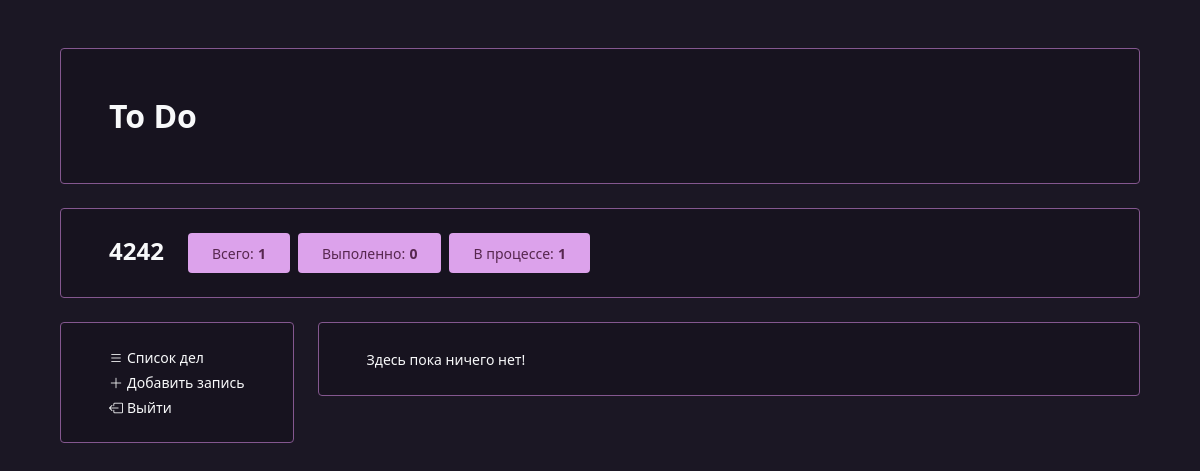
The app's page /affairs/?affair_status=completed (signed in) with its own data.
### users/models.py (models this page shows, shortened)
class User(AbstractUser):
    @property
    def in_process_affairs_amount(self):
        return self.get_in_process_affairs().count()
    def get_in_process_affairs(self, *args):
        if args:
            return self.affair_set.filter(date_end__isnull=True).values(*args)
        return self.affair_set.filter(date_end__isnull=True)
    @property
    def completed_affairs_amount(self):
        return self.get_completed_affairs().count()
    def get_completed_affairs(self, *args):
        if args:
            return self.affair_set.exclude(date_end__isnull=True).values(*args)
        return self.affair_set.exclude(date_end__isnull=True)

### affairs/views.py (the view)
# urls.py: path('', views.home, name="home"),
@login_required
def home(request):
    context = {
        "affairs_list": get_affairs_list(request,
                                         values_list=['title', 'date_add', 'is_completed', 'pk', 'date_end'])
    }
    return render(request, 'affairs/home.html', context=context)

### affairs/services.py (called while the page is built)
def get_affairs_list(request, values_list: list = None):
    affair_status = request.GET.get('affair_status', "")
    if affair_status == 'completed':
        return request.user.get_completed_affairs(*values_list)
    elif affair_status == 'process':
        return request.user.get_in_process_affairs(*values_list)
    return request.user.get_affairs_list(*values_list)

### affairs/templates/affairs/home.html
{% extends 'affairs/base.html' %}
{% block content %}
<div class="rounded menu">
    {% if affairs_list %}
        {% for affair in affairs_list %}
        <a href="{% url 'affairs:affair' affair_id=affair.pk %}" class='p-0'>
            <div class='task p-3 rounded'>
                <div class='row text-light g-3'>
                    <div class="col-auto d-flex align-items-center">
                        <span class='lead'>{{ affair.title }}</span>
                    </div>
                    <div class="col-auto d-flex align-items-center">
                        <span class='lead fs-6'>{{ affair.date_add|date:'F j, Y' }}</span>
                    </div>
                    <div class="col d-flex justify-content-end align-items-center">
                        <div class="d-flex justify-content-end align-items-center text-center">
                            {% if affair.is_completed %}
                                <div class="d-flex flex-column justify-content-center align-items-end me-3">
                                    <small>{{ affair.date_end|date:'F j, Y' }}</small>
                                    <small>{{ affair.date_end|date:'H:i' }}</small>
                                </div>
                                <div class="circle  bg-success">
                                    <i class="bi bi-check-lg"></i>
                                </div>
                            {% else %}
                                <div class="circle bg-warning">
                                    <i class="bi bi-x text-dark"></i>
                                </div>
                            {% endif %}
                        </div>
                    </div>
                </div>
            </div>
        </a>
        {% endfor %}
    {% else %}
        <div class="p-4 px-5">
            <small class='text-light'>Здесь пока ничего нет!</small>
        </div>
    {% endif %}
</div>
{% endblock %}

### affairs/templates/affairs/base.html (shortened to what this page needs)
{% load static %}
<!DOCTYPE html>
<html lang="en">
<head>
	<link href="https://cdn.jsdelivr.net/npm/bootstrap@5.1.3/dist/css/bootstrap.min.css" rel="stylesheet">
	<link rel="stylesheet" href="https://cdn.jsdelivr.net/npm/bootstrap-icons@1.8.1/font/bootstrap-icons.css">
	<link rel="stylesheet" href="{% static 'base/css/base.css' %}">
</head>
<body>
<div class="p-5">
	<div class="container">
		<div class="row g-4">
            <div class="col-12">
                <div class="p-5 rounded menu">
                	<a href="{% url 'affairs:home' %}">
        	            <h2 class='m-0 fw-bold text-light'>
        	                To Do
        	            </h2>
                    </a>
                </div>
            </div>
            <div class="col-12">
                <div class="p-4 px-5 rounded menu">
                    <div class="row g-4">
                        <div class="col-auto">
                            <span class='m-0 fs-4 text-light fw-bold'>{{ request.user.username }}</span>
                        </div>
                        <div class="col-auto">
                            <div class="row g-2">
                                <div class='col-auto'>
                                	<a href="{% url 'affairs:home' %}">
        	                            <div class="py-2 px-4 rounded completed">
        	                                <small>Всего:</small>
        	                                <small class="fw-bold">{{ request.user.affair_set.count }}</small>
        	                            </div>
                                    </a>
                                </div>
                                <div class='col-auto'>
                                	<a href="{% url 'affairs:home' %}?affair_status=completed">
        	                            <div class="py-2 px-4 rounded completed">
        	                                <small>Выполенно:</small>
        	                                <small class="fw-bold">{{ request.user.completed_affairs_amount }}</small>
        	                            </div>
        	                        </a>
                                </div>
                                <div class='col-auto'>
                                	<a href="{% url 'affairs:home' %}?affair_status=process">
        	                            <div class="py-2 px-4 rounded completed">
        	                                <small>В процессе:</small>
        	                                <small class="fw-bold">{{ request.user.in_process_affairs_amount }}</small>
        	                            </div>
        	                        </a>
                                </div>
                            </div>
                        </div>
                    </div>
                </div>
            </div>
            <div class="col-auto">
                <div class="p-4 px-5 rounded menu">
                    <div class="d-flex flex-column">
                            <small class="mb-1"><a href="{% url 'affairs:home' %}" class="link-light"><i class="bi bi-list me-1"></i>Список дел</a></small>
                            <small class="mb-1"><a href="{% url 'affairs:add_affair' %}" class="link-light"><i class="bi bi-plus-lg me-1"></i>Добавить запись</a></small>
                            <small><a href="{% url 'users:logout' %}" class="link-light"><i class="bi bi-box-arrow-left me-1"></i>Выйти</a></small>
                    </div>
                </div>
            </div>
            <div class="col">
                {% block content %}
                {% endblock %}
            </div>
        </div>
	</div>
</div>
</body>
</html>

### static/base/css/base.css (style rules this page uses)
body { background: #1b1724; }
a { text-decoration: none; cursor: pointer; }
.menu { border: 1px solid #84578f; background: #17131f; }
.completed { background: #dca2eb; color: #57274f; transition: 0.2s all ease-out; }

### records on screen
User: user.username "4242", user.affair_set.count "1", user.completed_affairs_amount "0", user.in_process_affairs_amount "1"
